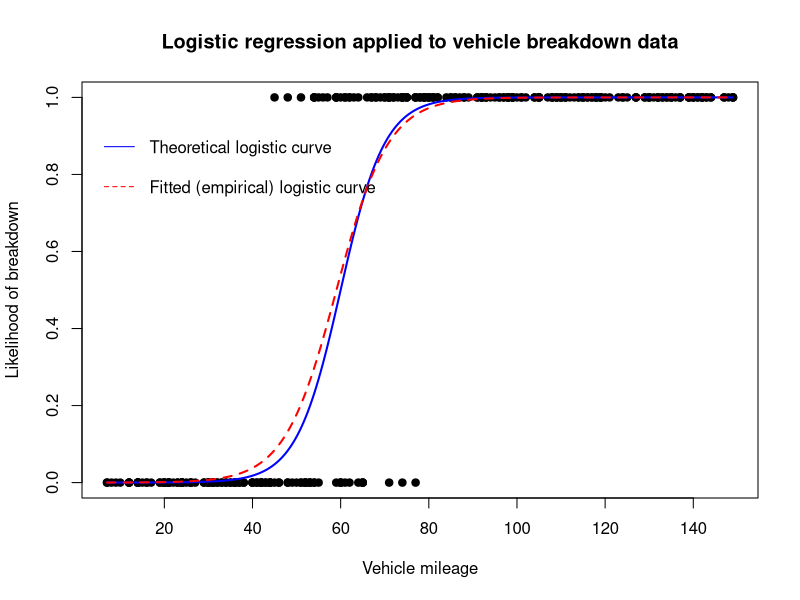
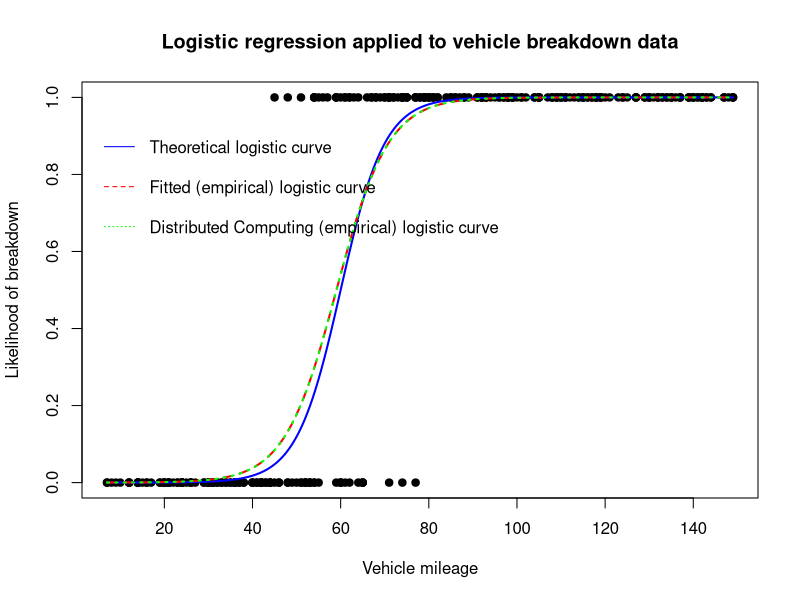

Generate these figures, in order, with R:
# Data generations was achieved with the help of
# https://data.library.virginia.edu/simulating-a-logistic-regression-model/

############################## Question 1 #####################################
library(dplyr)
library(matrixStats)
#Generating values for our two predictors

setwd(dirname(rstudioapi::getActiveDocumentContext()$path))

n <- 300 # Number of observations
min_mileage <- 5 #Min of predictor
max_mileage <- 150 #Max of predictor

set.seed(1)
mileage <- round(runif(n, min_mileage, max_mileage)) # Our predictor
mileage <- sort(mileage, decreasing = F)

beta0 <- -12
beta1 <- 0.2
xb <- beta0 + beta1*mileage # Linear combination of our predictor

p <- 1/(1 + exp(-xb)) # Theoretical logistic probabilities
summary(p)

brkd <- rbinom(n = n, size = 1, prob = p) # Generating response variable (brkd = breakdown)

# Theoretical logit
mileage_grid <- as.numeric(unlist(data.frame(mileage=seq(min(mileage), max(mileage),len=n))))
xb_theo <- beta0 + beta1*mileage_grid
theo_probs <- 1/(1 + exp(-xb_theo))


############################## Question 2 #####################################
theoplot_data <- data.frame(cbind(theo_probs, mileage_grid)) 


png(paste0("logit-1-",n,".png"), width = 2400, height = 1600, units = 'px', res = 200)

plot(brkd ~ mileage, data = theoplot_data, col="black", pch = 19, 
     main = 'Logistic regression applied to vehicle breakdown data',
     ylab = 'Likelihood of breakdown',
     xlab = 'Vehicle mileage')
lines(theo_probs ~ mileage_grid, theoplot_data, col="blue", lwd=2)

# Fitting a logit to the generated data
cars <- data.frame(cbind(brkd, mileage))
fit <- glm(brkd ~ mileage, data=cars, family=binomial) # Fitting the model
beta0_hat <- unname(fit$coefficients[1])
beta1_hat <- unname(fit$coefficients[2])

xb_emp <- beta0_hat + beta1_hat*mileage_grid
emp_probs <- 1/(1 + exp(-xb_emp))

empplot_data <- data.frame(cbind(emp_probs, mileage_grid)) 

lines(emp_probs ~ mileage_grid, empplot_data, col="red", lwd=2, lty = 2)

legend(3, 0.95, legend=c("Theoretical logistic curve", "Fitted (empirical) logistic curve"),
       col=c("blue", "red"), lty=1:2, cex=1, bty = "n", y.intersp = 2)
dev.off()

########################### Question 3 ########################################
d = data.frame(cbind(brkd, intercept = matrix(1, n, 1), mileage))
colnames(d)[2] <- "intercept"

d$Fold <- sample(factor(rep(1:3, length.out=nrow(d)), 
                                 labels=paste0("Fold", 1:3)))

fold1 <- d[which(d$Fold == 'Fold1'),]
fold2 <- d[which(d$Fold == 'Fold2'),]
fold3 <- d[which(d$Fold == 'Fold3'),]


########################## Question 4 #########################################
# Secure logistic regression (Test using code from 
# https://stats.stackexchange.com/questions/544853/fake-distributed-computation-secure-summation-on-irls-for-binary-logistic-regr)
# This code was, however, adjusted

# age <- round(runif(10, 18, 80))
# df <- age
# xb <- -9 + 0.2*age
# p <- 1/(1 + exp(-xb))
# y <- rbinom(n = 10, size = 1, prob = p)
# 
# lst = split(df, (0:nrow(df) %/% 100))
# df_1 <- lst$`0`
# df_2 <- lst$`1`
# df_3 <- lst$`2`

#########IRLS##########
bho <- matrix(c(0,0),nrow = 2, ncol = 1)
#DF 1
x_1 <- data.matrix(fold1[,2:3])

#DF 2
x_2 <- data.matrix(fold2[,2:3])

#DF 3
x_3 <- data.matrix(fold3[,2:3])

for (i in 1:30) {
  
  #DF 1
  p_fit_1 <- 1/(1 + exp(-(x_1%*%bho)))
  wp_1 <- as.vector(p_fit_1*(1-p_fit_1))
  w_1 <- diag(wp_1)
  
  hes_1 <- t(x_1)%*%w_1%*%x_1
  grad_1 <- (t(x_1)%*%(fold1$brkd-p_fit_1))
  
  #DF 2
  p_fit_2 <- 1/(1 + exp(-(x_2%*%bho)))
  wp_2 <- as.vector(p_fit_2*(1-p_fit_2))
  w_2 <- diag(wp_2)
  
  hes_2 <- t(x_2)%*%w_2%*%x_2
  grad_2 <- (t(x_2)%*%(fold2$brkd-p_fit_2))
  
  #DF 3
  p_fit_3 <- 1/(1 + exp(-(x_3%*%bho)))
  wp_3 <- as.vector(p_fit_3*(1-p_fit_3))
  w_3 <- diag(wp_3)
  
  hes_3 <- t(x_3)%*%w_3%*%x_3
  grad_3 <- (t(x_3)%*%(fold3$brkd-p_fit_3))
  
  #Put it together now
  hes <- hes_1+hes_2+hes_3
  grad <- grad_1+grad_2+grad_3
  
  bhn <- bho + solve(hes)%*%grad
  
  change = max(abs(bhn-bho))
  if (change<1E-3) break
  bho <- bhn
  
}
x <- data.matrix(d[,2:3])
xbn <- x%*%bhn
pn <- 1/(1 + exp(-xbn))

xb_dist <- bhn[1] + bhn[2]*mileage_grid
dist_probs <- 1/(1 + exp(-xb_dist))

distlogit_data <- data.frame(cbind(dist_probs, mileage_grid)) 

# Seems as if the distributed approach gives the same answer as the approach 
# using all the data from question

##Plot
png(paste0("logit-2-",n,".png"), width = 2400, height = 1600, units = 'px', res = 200)
plot(brkd ~ mileage, data = theoplot_data, col="black", pch = 19, 
     main = 'Logistic regression applied to vehicle breakdown data',
     ylab = 'Likelihood of breakdown',
     xlab = 'Vehicle mileage')
lines(theo_probs ~ mileage_grid, theoplot_data, col="blue", lwd=2)

# Fitting a logit to the generated data
cars <- data.frame(cbind(brkd, mileage))
fit <- glm(brkd ~ mileage, data=cars, family=binomial) # Fitting the model
beta0_hat <- unname(fit$coefficients[1])
beta1_hat <- unname(fit$coefficients[2])

xb_emp <- beta0_hat + beta1_hat*mileage_grid
emp_probs <- 1/(1 + exp(-xb_emp))

empplot_data <- data.frame(cbind(emp_probs, mileage_grid)) 

lines(emp_probs ~ mileage_grid, empplot_data, col="red", lwd=2, lty = 2)

lines(dist_probs ~ mileage_grid, distlogit_data, col="green", lwd=2, lty = 3)

legend(3, 0.95, legend=c("Theoretical logistic curve", 
                         "Fitted (empirical) logistic curve",
                         "Distributed Computing (empirical) logistic curve"),
       col=c("blue", "red", "green"), lty=1:3, cex=1, bty = "n", y.intersp = 2)

dev.off()
#######################


########################## Question 5 #########################################
# This question may be answered by increasing the value of n at the top of this
# script.
